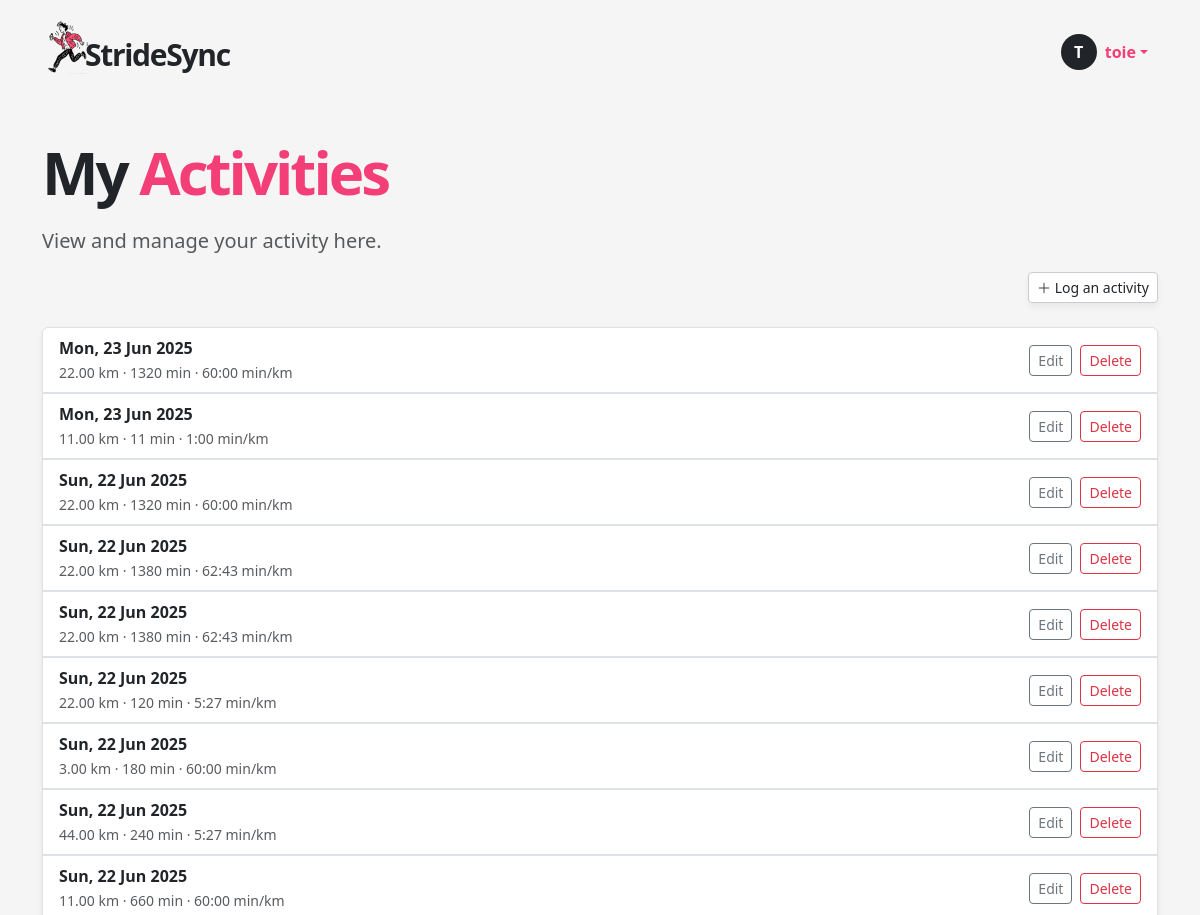
Before: /my-activities (signed in, upper part) with the older database file.
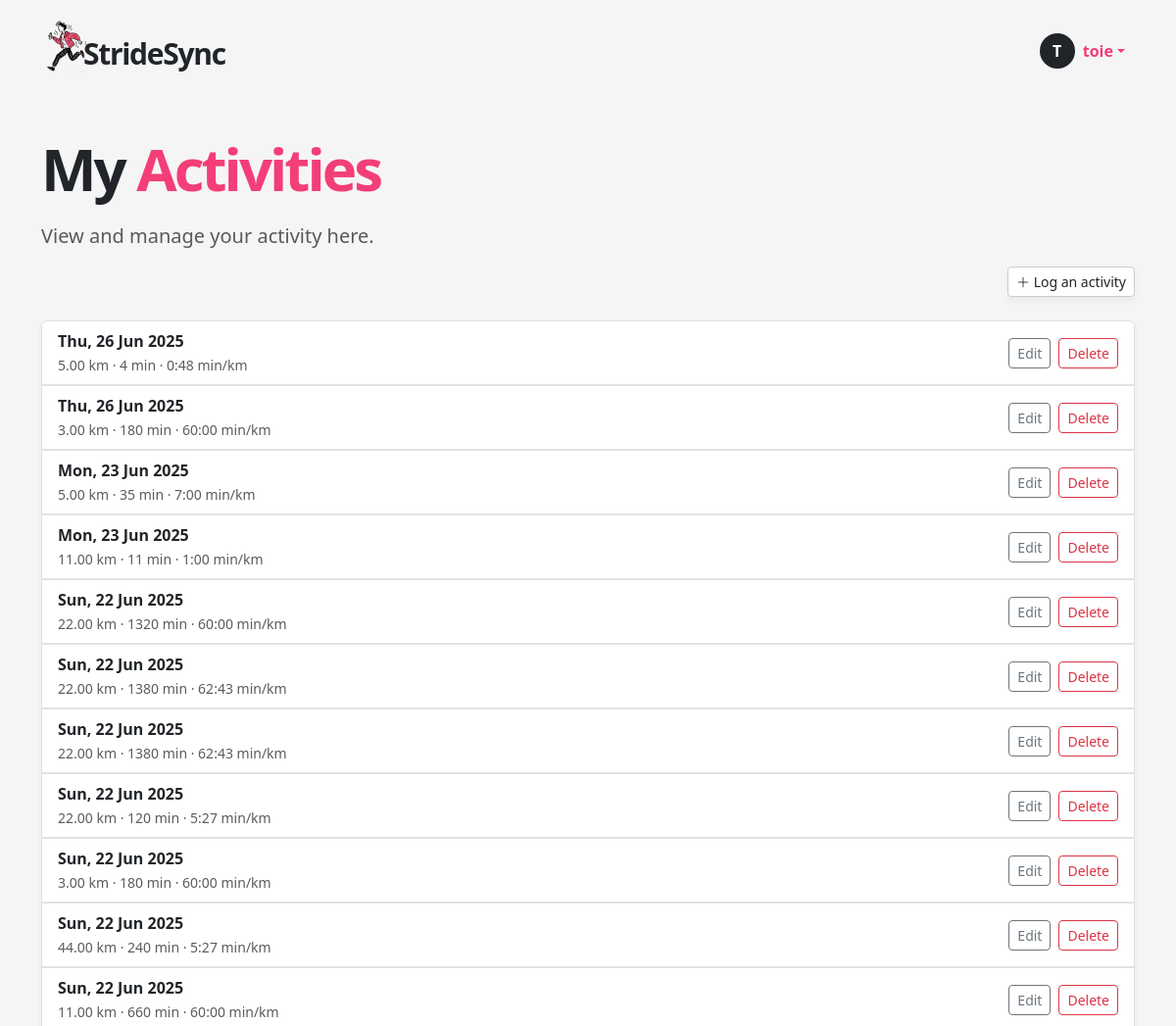
After: the same page with the newer database file.
### app/models.py (models this page shows, shortened)
class Run(db.Model):
    __tablename__ = "runs"
    id = sa.Column(sa.Integer, primary_key=True)
    date = sa.Column(sa.DateTime(timezone=True), index=True)
    distance = sa.Column(Numeric(precision=8, scale=2))  # replaces sa.Integer
    time = sa.Column(sa.Integer)      # seconds (duration)
    pace = sa.Column(sa.Integer)      # seconds per km
    user_id = sa.Column(sa.Integer, sa.ForeignKey("users.id"), index=True)
    user = so.relationship("User", back_populates="runs")
    groups = so.relationship("Group", secondary=run_groups, back_populates="runs")

### app/routes.py (the view)
@app.route('/my-activities')
@login_required
def my_activities():
    runs = db.session.scalars(
        sa.select(Run).where(Run.user_id == current_user.id).order_by(Run.date.desc())
    ).all()
    form = LogActivityForm()
    form.groups.choices = [(g.id, g.name) for g in current_user.groups]
    edit_form = EditRunForm()
    edit_form.groups.choices = [(g.id, g.name) for g in current_user.groups]
    delete_form = DeleteRunForm()
    return render_template(
        "my_activities.html",
        runs=runs,
        form=form,
        edit_form=edit_form,
        delete_form=delete_form,
        user=current_user
    )

### app/models.py (called while the page is built)
@login.user_loader
def load_user(id):
    return db.session.get(User, int(id))

### app/templates/my_activities.html (shortened to what this page needs)
{% extends "base.html" %}
{% block content %}
<section class="py-5">
  <div class="container">
    <h1 class="display-4 fw-bold mb-4 hero-title">My <span>Activities</span></h1>
    <p class="lead text-muted ">View and manage your activity here.</p>
    <div class="mb-4 justify-content-end d-flex">
      <a href="#" class="btn btn-soft btn-sm" data-bs-toggle="modal" data-bs-target="#logActivityModal">
          <i class="bi bi-plus-lg"></i> Log an activity
        </a>
    </div>
    {% if runs %}
    <div class="list-group shadow-sm">
      {% for run in runs %}
        <div class="list-group-item d-flex justify-content-between align-items-center">
          <div>
            <strong>{{ run.date.strftime('%a, %d %b %Y') }}</strong><br>
            <small class="text-muted">
              {{ run.distance }} km · {{ run.time // 60 }} min ·
              {{ "%d:%02d" % (run.pace // 60, run.pace % 60) }} min/km
            </small>
          </div>
          <div class="d-flex gap-2">
            <button class="btn btn-sm btn-outline-secondary" data-bs-toggle="modal" data-bs-target="#editRunModal{{ run.id }}">Edit</button>
            <button class="btn btn-sm btn-outline-danger" data-bs-toggle="modal" data-bs-target="#deleteRunModal{{ run.id }}">Delete</button>
          </div>
        </div>
                    {% set selected_group_ids = run.groups | map(attribute='id') | list %}
      {% endfor %}
    </div>
    {% else %}
      <p class="text-muted">No runs logged yet. Start by adding a new one.</p>
    {% endif %}
  </div>
</section>
{% endblock %}

Changed rows visible on the page:
added Run: date "Thu, 26 Jun 2025", distance "5.00", time "4", pace "0:48"
added Run: date "Thu, 26 Jun 2025", distance "3.00", time "180", pace "60:00"
changed Run (number 3 of 11 on the later page): distance "22.00" → "5.00"; time "1320" → "35"; pace "60:00" → "7:00"
